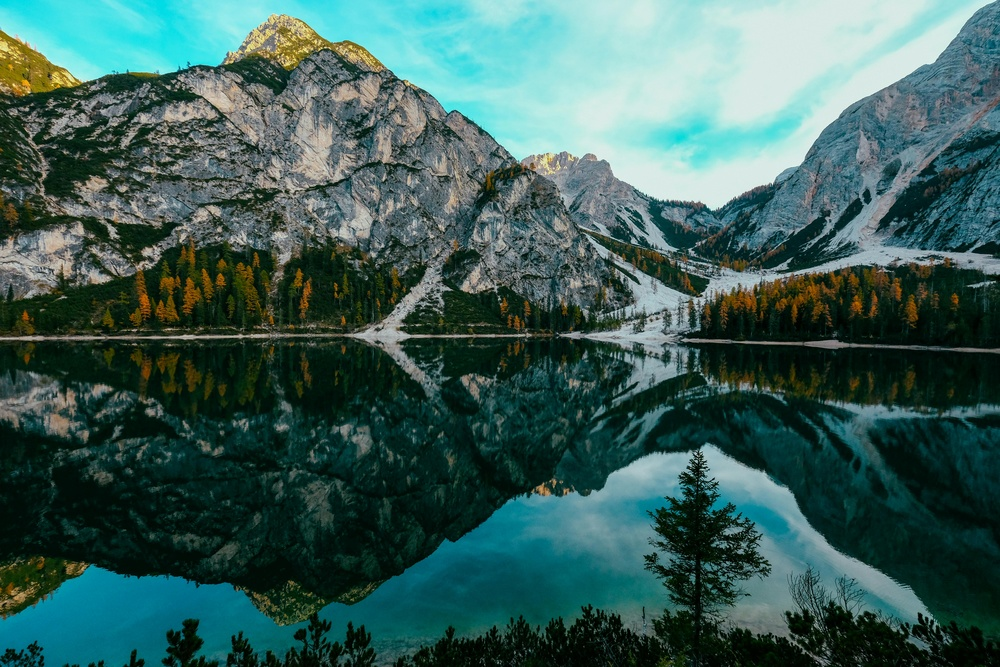
#> input picture reverse_image/img1.jpg, 1000 x 667 px, shrunk from 6000 x 4000 before the run
$ python __main__.py
#> lines starting #> are read from the running program, lines starting #| are printed output that depends on the picture
### reverse_image/single_process.py
import cv2


def reverse_pixel(pixel):
    # reverse a pixel
    return [255 - p for p in pixel]

def reverse_image(img_path):
#> called with img_path = 'img1.jpg'
    image = cv2.imread(img_path)
#> image is the input picture: shape (667, 1000, 3); mean B, G, R 89.3, 94.6, 59.7
    height, width, _ = image.shape
#> height = 667; width = 1000
    for y in range(height):
        for x in range(width):
            image[y][x] = reverse_pixel(image[y][x])
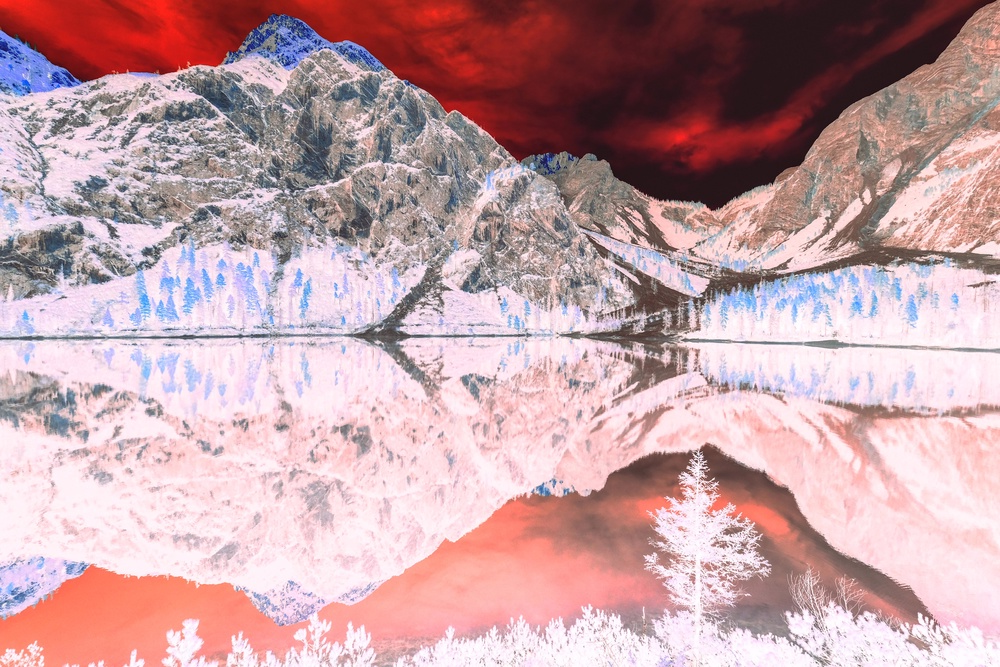
#> image: shape (667, 1000, 3); mean B, G, R 165.7, 160.4, 195.3

    cv2.imwrite('result_files/reversed_image_single_process.jpg', image)

### reverse_image/multi_process.py
import cv2
import numpy as np
from concurrent.futures import ProcessPoolExecutor


def process_row(row):
    #reverse a row
    return np.array([reverse_pixel(pixel) for pixel in row])


def reverse_pixel(pixel):
    # reverse a pixel
    return [255 - p for p in pixel]


def reverse_image(img_path):
#> called with img_path = 'img1.jpg'
    image = cv2.imread(img_path)
    height, width, _ = image.shape
#> height = 667; width = 1000

    # Split the image into rows
    rows = np.array_split(image, height)
#> rows = 667 items

    with ProcessPoolExecutor() as executor:
        # Process each row in parallel
        processed_rows = list(executor.map(process_row, rows))
#> processed_rows = 667 items

    # Combine processed rows back into the image
    reversed_image = np.vstack(processed_rows)

    # Save the reversed image
    cv2.imwrite('result_files/reversed_image_multiprocess.jpg', reversed_image)

### reverse_image/calc_runtime.py
import time


def calculate_runtime(func_, *parameters):
    start_time = time.perf_counter()
    func_(*parameters)
    end_time = time.perf_counter()
    total_time = round(end_time - start_time, 2)
    return total_time

### reverse_image/write_results_to_file.py
import os


def write_results(file_name, results):
    if not os.path.exists(file_name):
        with open(file_name, 'w') as file:
            file.write(results+'\n')

    else:
        # Open the file in append mode
        with open(file_name, 'a') as file:
            # Write or append content to the file
            file.write(results+"\n")

### reverse_image/__main__.py
import multi_process
import single_process
from calc_runtime import calculate_runtime
from write_results_to_file import write_results


def main():
    # Example usage
    img_path = 'img1.jpg'
    run_time_single = calculate_runtime(single_process.reverse_image, img_path)
    result_single = f"Single process reverse image run time = {run_time_single}"
    print(result_single)
    run_time_multi = calculate_runtime(multi_process.reverse_image, img_path)
    result_multi = f"Multi process reverse image run time = {run_time_multi}"
    print(result_multi)
    result_file = "result_files/results.txt"
    write_results(result_file, result_single)
    write_results(result_file, result_multi)


if __name__ == '__main__':
    main()
